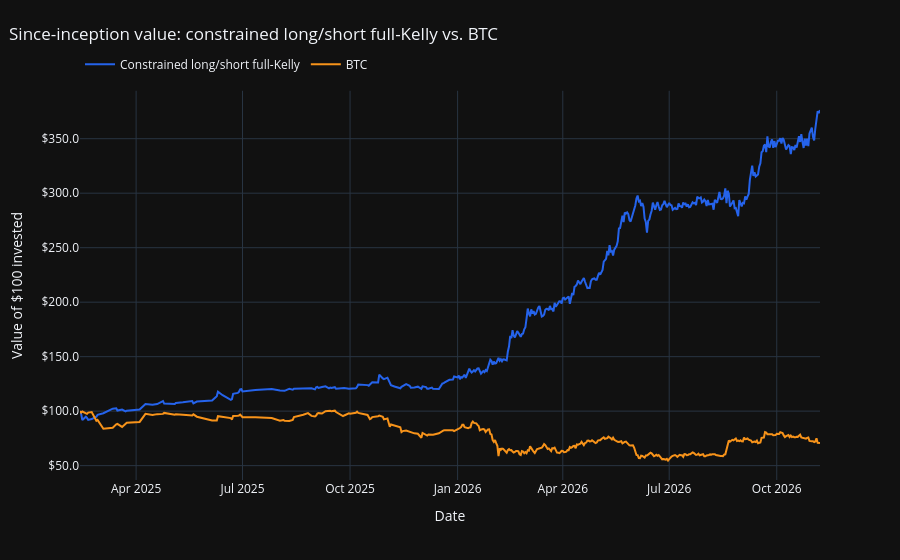

The code cell stored with this chart in its notebook:
### Markdown cell above
## Portfolio performance and risk metrics

Charts the Kelly portfolio against BTC, and against SPY when TradFi assets are held. A book with TradFi assets uses US trading days and 252-day annualization; a crypto-only book uses every day and 365. Beta is reported to BTC and to SPY, alpha is net of both, and a sleeve table splits the book into its Crypto and TradFi parts.

### Code cell
analysis.analyze_performance()

### Figure 1 — Plotly figure (JSON) as saved in the notebook; plotly's stock layout.template omitted (floating-point values rounded to 4 significant figures; data arrays with more than 128 entries replaced by an {"elided": "..."} marker saying what was removed)
{"data": [{"line": {"color": "#2563eb", "width": 2}, "name": "Constrained long/short full-Kelly", "type": "scatter", "x": {"elided": "418 str values"}, "y": {"elided": "418 float values"}}, {"line": {"color": "#F7931A", "width": 2}, "name": "BTC", "type": "scatter", "x": {"elided": "418 str values"}, "y": {"elided": "418 float values"}}], "layout": {"hovermode": "x unified", "legend": {"orientation": "h", "x": 0, "xanchor": "left", "y": 0.9111, "yanchor": "top", "yref": "container"}, "margin": {"t": 78}, "title": {"text": "Since-inception value: constrained long/short full-Kelly vs. BTC", "x": 0.01, "xanchor": "left", "y": 0.9289, "yanchor": "bottom", "yref": "container"}, "xaxis": {"title": {"text": "Date"}}, "yaxis": {"tickformat": "$,.1f", "tickprefix": "", "title": {"text": "Value of $100 invested"}}}}
